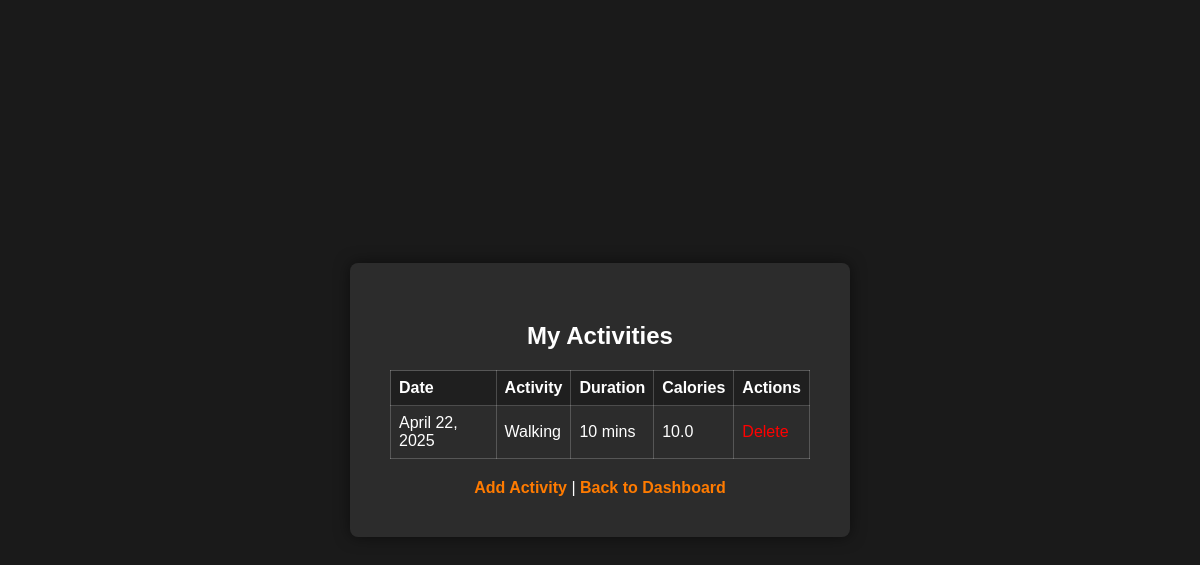
/trainees/activities/ (signed in), run on an earlier commit of the app's database.
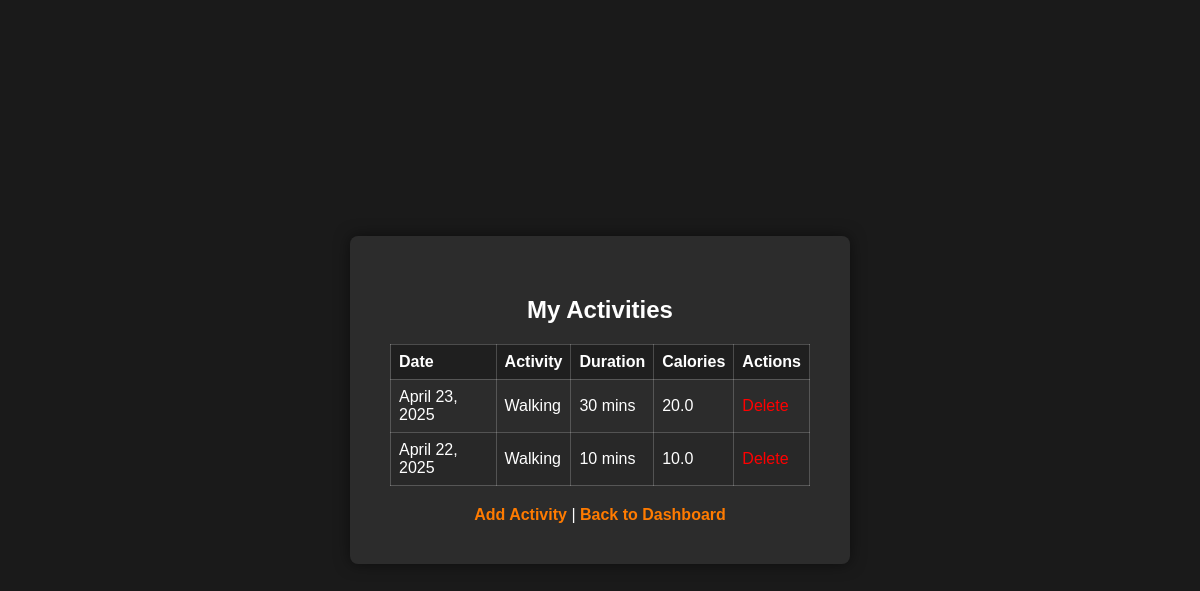
And on a later commit of the database.
### trainees/models.py (models this page shows, shortened)
class Activity(models.Model):
    trainee = models.ForeignKey(Trainee, on_delete=models.CASCADE, related_name='activities')
    name = models.CharField(max_length=100)
    duration_minutes = models.PositiveIntegerField()
    treadmill_elevation = models.FloatField(null=True, blank=True)
    notes = models.TextField(blank=True)
    calories_burned = models.FloatField(default=0)
    date = models.DateField(auto_now_add=True)

### trainees/views.py (the view)
# urls.py: path('activities/', views.view_activities, name='view_activities'),
@login_required
def view_activities(request):
    trainee = request.user.trainee_profile
    activities = Activity.objects.filter(trainee=trainee).order_by('-date')
    return render(request, 'trainees/view_activities.html', {'activities': activities})

### gymmanagement/templates/trainees/view_activities.html (shortened to what this page needs)
{% extends 'users/base.html' %}
{% block content %}
<div class="login-box">
    <h2>My Activities</h2>
    {% if activities %}
        <table style="width:100%; text-align:left; margin-bottom:20px;">
            <thead>
                <tr>
                    <th>Date</th>
                    <th>Activity</th>
                    <th>Duration</th>
                    <th>Calories</th>
                    <th>Actions</th>
                </tr>
            </thead>
            <tbody>
                {% for activity in activities %}
                <tr>
                    <td>{{ activity.date }}</td>
                    <td>{{ activity.name }}</td>
                    <td>{{ activity.duration_minutes }} mins</td>
                    <td>{{ activity.calories_burned }}</td>
                    <td>
                        <a href="{% url 'delete_activity' activity.id %}" class="delete-link">Delete</a>
                    </td>
                </tr>
                {% endfor %}
            </tbody>
        </table>
    {% else %}
        <p>No activities found.</p>
    {% endif %}
    <div class="signup-section">
        <a href="{% url 'log_activity' %}" class="signup-link">Add Activity</a> |
        <a href="{% url 'trainee_dashboard' %}" class="signup-link">Back to Dashboard</a>
    </div>
</div>
{% endblock %}

What changed in the data, as far as the page shows it:
added Activity: date "April 23, 2025", name "Walking", duration_minutes "30", calories_burned "20.0"
